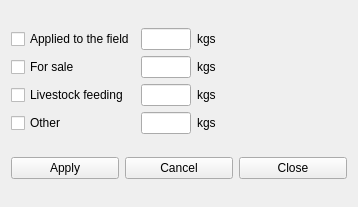
<?xml version="1.0" encoding="UTF-8"?>
<ui version="4.0">
 <class>mnrmanyieldalloc</class>
 <widget class="impgenmaint" name="mnrmanyieldalloc">
  <property name="geometry">
   <rect>
    <x>0</x>
    <y>0</y>
    <width>358</width>
    <height>207</height>
   </rect>
  </property>
  <property name="windowTitle">
   <string>Form</string>
  </property>
  <property name="TableName">
   <string>mnrheap</string>
  </property>
  <layout class="QVBoxLayout" name="verticalLayout">
   <item>
    <layout class="QGridLayout" name="gridLayout">
     <item row="0" column="0">
      <widget class="IMPCheckBox" name="iMPCheckBox">
       <property name="text">
        <string>Applied to the field</string>
       </property>
       <property name="TableName">
        <string>mnrheap</string>
       </property>
       <property name="FieldName">
        <string>AP</string>
       </property>
       <property name="CheckedValue" stdset="0">
        <string>Y</string>
       </property>
       <property name="UnCheckedValue">
        <string>N</string>
       </property>
      </widget>
     </item>
     <item row="0" column="1">
      <widget class="IMPEdit" name="iMPEdit">
       <property name="maximumSize">
        <size>
         <width>50</width>
         <height>16777215</height>
        </size>
       </property>
       <property name="FieldType">
        <enum>IMPEdit::Numeric</enum>
       </property>
       <property name="TableName">
        <string>mnrheap</string>
       </property>
       <property name="FieldName">
        <string>PORAP</string>
       </property>
      </widget>
     </item>
     <item row="0" column="2">
      <widget class="QLabel" name="Label28">
       <property name="enabled">
        <bool>true</bool>
       </property>
       <property name="palette">
        <palette>
         <active>
          <colorrole role="WindowText">
           <brush brushstyle="SolidPattern">
            <color alpha="255">
             <red>0</red>
             <green>0</green>
             <blue>0</blue>
            </color>
           </brush>
          </colorrole>
         </active>
         <inactive>
          <colorrole role="WindowText">
           <brush brushstyle="SolidPattern">
            <color alpha="255">
             <red>0</red>
             <green>0</green>
             <blue>0</blue>
            </color>
           </brush>
          </colorrole>
         </inactive>
         <disabled>
          <colorrole role="WindowText">
           <brush brushstyle="SolidPattern">
            <color alpha="255">
             <red>0</red>
             <green>0</green>
             <blue>0</blue>
            </color>
           </brush>
          </colorrole>
         </disabled>
        </palette>
       </property>
       <property name="toolTip">
        <string/>
       </property>
       <property name="text">
        <string>kgs</string>
       </property>
      </widget>
     </item>
     <item row="1" column="0">
      <widget class="IMPCheckBox" name="iMPCheckBox_2">
       <property name="text">
        <string>For sale</string>
       </property>
       <property name="TableName">
        <string>mnrheap</string>
       </property>
       <property name="FieldName">
        <string>FS</string>
       </property>
       <property name="CheckedValue" stdset="0">
        <string>Y</string>
       </property>
       <property name="UnCheckedValue">
        <string>N</string>
       </property>
      </widget>
     </item>
     <item row="1" column="1">
      <widget class="IMPEdit" name="iMPEdit_2">
       <property name="maximumSize">
        <size>
         <width>50</width>
         <height>16777215</height>
        </size>
       </property>
       <property name="FieldType">
        <enum>IMPEdit::Numeric</enum>
       </property>
       <property name="TableName">
        <string>mnrheap</string>
       </property>
       <property name="FieldName">
        <string>PORFS</string>
       </property>
      </widget>
     </item>
     <item row="1" column="2">
      <widget class="QLabel" name="Label29">
       <property name="enabled">
        <bool>true</bool>
       </property>
       <property name="palette">
        <palette>
         <active>
          <colorrole role="WindowText">
           <brush brushstyle="SolidPattern">
            <color alpha="255">
             <red>0</red>
             <green>0</green>
             <blue>0</blue>
            </color>
           </brush>
          </colorrole>
         </active>
         <inactive>
          <colorrole role="WindowText">
           <brush brushstyle="SolidPattern">
            <color alpha="255">
             <red>0</red>
             <green>0</green>
             <blue>0</blue>
            </color>
           </brush>
          </colorrole>
         </inactive>
         <disabled>
          <colorrole role="WindowText">
           <brush brushstyle="SolidPattern">
            <color alpha="255">
             <red>0</red>
             <green>0</green>
             <blue>0</blue>
            </color>
           </brush>
          </colorrole>
         </disabled>
        </palette>
       </property>
       <property name="toolTip">
        <string/>
       </property>
       <property name="text">
        <string>kgs</string>
       </property>
      </widget>
     </item>
     <item row="2" column="0">
      <widget class="IMPCheckBox" name="iMPCheckBox_3">
       <property name="text">
        <string>Livestock feeding</string>
       </property>
       <property name="TableName">
        <string>mnrheap</string>
       </property>
       <property name="FieldName">
        <string>LF</string>
       </property>
       <property name="CheckedValue" stdset="0">
        <string>Y</string>
       </property>
       <property name="UnCheckedValue">
        <string>N</string>
       </property>
      </widget>
     </item>
     <item row="2" column="1">
      <widget class="IMPEdit" name="iMPEdit_3">
       <property name="maximumSize">
        <size>
         <width>50</width>
         <height>16777215</height>
        </size>
       </property>
       <property name="FieldType">
        <enum>IMPEdit::Numeric</enum>
       </property>
       <property name="TableName">
        <string>mnrheap</string>
       </property>
       <property name="FieldName">
        <string>PORLF</string>
       </property>
      </widget>
     </item>
     <item row="2" column="2">
      <widget class="QLabel" name="Label30">
       <property name="enabled">
        <bool>true</bool>
       </property>
       <property name="palette">
        <palette>
         <active>
          <colorrole role="WindowText">
           <brush brushstyle="SolidPattern">
            <color alpha="255">
             <red>0</red>
             <green>0</green>
             <blue>0</blue>
            </color>
           </brush>
          </colorrole>
         </active>
         <inactive>
          <colorrole role="WindowText">
           <brush brushstyle="SolidPattern">
            <color alpha="255">
             <red>0</red>
             <green>0</green>
             <blue>0</blue>
            </color>
           </brush>
          </colorrole>
         </inactive>
         <disabled>
          <colorrole role="WindowText">
           <brush brushstyle="SolidPattern">
            <color alpha="255">
             <red>0</red>
             <green>0</green>
             <blue>0</blue>
            </color>
           </brush>
          </colorrole>
         </disabled>
        </palette>
       </property>
       <property name="toolTip">
        <string/>
       </property>
       <property name="text">
        <string>kgs</string>
       </property>
      </widget>
     </item>
     <item row="3" column="0">
      <widget class="IMPCheckBox" name="iMPCheckBox_4">
       <property name="text">
        <string>Other</string>
       </property>
       <property name="TableName">
        <string>mnrheap</string>
       </property>
       <property name="FieldName">
        <string>GP</string>
       </property>
       <property name="CheckedValue" stdset="0">
        <string>Y</string>
       </property>
       <property name="UnCheckedValue">
        <string>N</string>
       </property>
      </widget>
     </item>
     <item row="3" column="1">
      <widget class="IMPEdit" name="iMPEdit_4">
       <property name="maximumSize">
        <size>
         <width>50</width>
         <height>16777215</height>
        </size>
       </property>
       <property name="FieldType">
        <enum>IMPEdit::Numeric</enum>
       </property>
       <property name="TableName">
        <string>mnrheap</string>
       </property>
       <property name="FieldName">
        <string>PORGP</string>
       </property>
      </widget>
     </item>
     <item row="3" column="2">
      <widget class="QLabel" name="Label31">
       <property name="enabled">
        <bool>true</bool>
       </property>
       <property name="palette">
        <palette>
         <active>
          <colorrole role="WindowText">
           <brush brushstyle="SolidPattern">
            <color alpha="255">
             <red>0</red>
             <green>0</green>
             <blue>0</blue>
            </color>
           </brush>
          </colorrole>
         </active>
         <inactive>
          <colorrole role="WindowText">
           <brush brushstyle="SolidPattern">
            <color alpha="255">
             <red>0</red>
             <green>0</green>
             <blue>0</blue>
            </color>
           </brush>
          </colorrole>
         </inactive>
         <disabled>
          <colorrole role="WindowText">
           <brush brushstyle="SolidPattern">
            <color alpha="255">
             <red>0</red>
             <green>0</green>
             <blue>0</blue>
            </color>
           </brush>
          </colorrole>
         </disabled>
        </palette>
       </property>
       <property name="toolTip">
        <string/>
       </property>
       <property name="text">
        <string>kgs</string>
       </property>
      </widget>
     </item>
     <item row="0" column="3">
      <spacer name="horizontalSpacer">
       <property name="orientation">
        <enum>Qt::Horizontal</enum>
       </property>
       <property name="sizeHint" stdset="0">
        <size>
         <width>40</width>
         <height>20</height>
        </size>
       </property>
      </spacer>
     </item>
    </layout>
   </item>
   <item>
    <layout class="QHBoxLayout" name="horizontalLayout">
     <item>
      <widget class="QPushButton" name="BitBtn17">
       <property name="enabled">
        <bool>true</bool>
       </property>
       <property name="toolTip">
        <string/>
       </property>
       <property name="text">
        <string>Apply</string>
       </property>
       <property name="icon">
        <iconset resource="../images.qrc">
         <normaloff>:/images/apply.png</normaloff>:/images/apply.png</iconset>
       </property>
       <property name="flat">
        <bool>false</bool>
       </property>
      </widget>
     </item>
     <item>
      <widget class="QPushButton" name="BitBtn21">
       <property name="enabled">
        <bool>true</bool>
       </property>
       <property name="toolTip">
        <string/>
       </property>
       <property name="text">
        <string>Cancel</string>
       </property>
       <property name="icon">
        <iconset resource="../images.qrc">
         <normaloff>:/images/cancel.png</normaloff>:/images/cancel.png</iconset>
       </property>
       <property name="flat">
        <bool>false</bool>
       </property>
      </widget>
     </item>
     <item>
      <widget class="QPushButton" name="BitBtn24">
       <property name="enabled">
        <bool>true</bool>
       </property>
       <property name="toolTip">
        <string/>
       </property>
       <property name="text">
        <string>Close</string>
       </property>
       <property name="icon">
        <iconset resource="../images.qrc">
         <normaloff>:/images/closeform.png</normaloff>:/images/closeform.png</iconset>
       </property>
       <property name="flat">
        <bool>false</bool>
       </property>
      </widget>
     </item>
    </layout>
   </item>
  </layout>
 </widget>
 <customwidgets>
  <customwidget>
   <class>IMPEdit</class>
   <extends>QLineEdit</extends>
   <header>impedit.h</header>
  </customwidget>
  <customwidget>
   <class>IMPCheckBox</class>
   <extends>QCheckBox</extends>
   <header>impcheckbox.h</header>
  </customwidget>
  <customwidget>
   <class>impgenmaint</class>
   <extends>QWidget</extends>
   <header>impgenmaint.h</header>
   <container>1</container>
  </customwidget>
 </customwidgets>
 <resources>
  <include location="../images.qrc"/>
 </resources>
 <connections/>
</ui>
